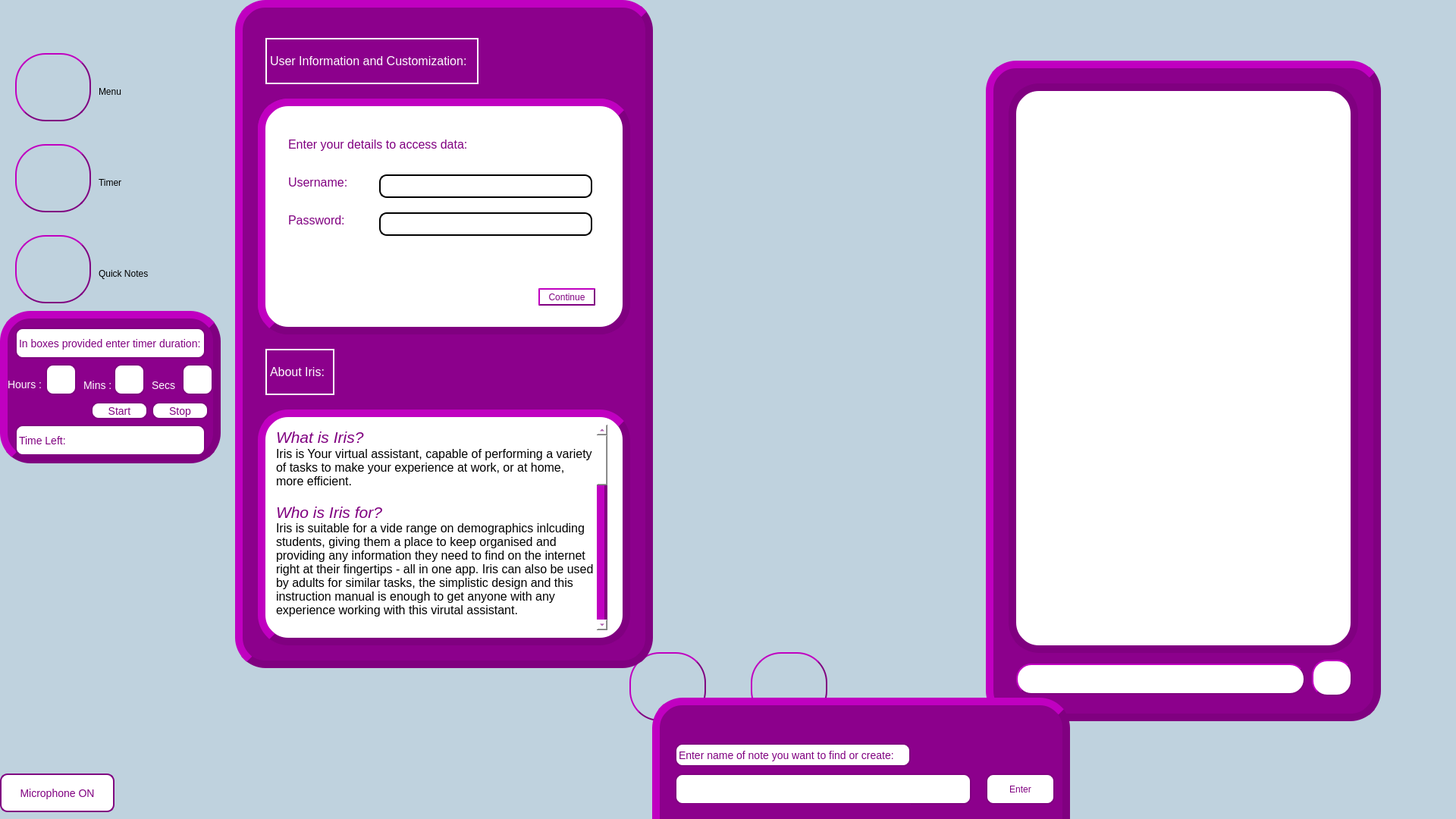
<?xml version="1.0" encoding="UTF-8"?>
<ui version="4.0">
 <class>MainWindow</class>
 <widget class="QMainWindow" name="MainWindow">
  <property name="enabled">
   <bool>true</bool>
  </property>
  <property name="geometry">
   <rect>
    <x>0</x>
    <y>0</y>
    <width>1920</width>
    <height>1080</height>
   </rect>
  </property>
  <property name="minimumSize">
   <size>
    <width>1920</width>
    <height>1080</height>
   </size>
  </property>
  <property name="maximumSize">
   <size>
    <width>1920</width>
    <height>1080</height>
   </size>
  </property>
  <property name="windowTitle">
   <string>MainWindow</string>
  </property>
  <property name="styleSheet">
   <string notr="true">background-color: rgb(191, 210, 222)</string>
  </property>
  <widget class="QWidget" name="centralwidget">
   <widget class="QLabel" name="label">
    <property name="geometry">
     <rect>
      <x>860</x>
      <y>130</y>
      <width>201</width>
      <height>641</height>
     </rect>
    </property>
    <property name="text">
     <string/>
    </property>
    <property name="pixmap">
     <pixmap>images/idle.png</pixmap>
    </property>
    <property name="scaledContents">
     <bool>true</bool>
    </property>
   </widget>
   <widget class="QLabel" name="statusText">
    <property name="geometry">
     <rect>
      <x>840</x>
      <y>790</y>
      <width>241</width>
      <height>41</height>
     </rect>
    </property>
    <property name="styleSheet">
     <string notr="true">font: 75 28pt &quot;Rockwell&quot;;</string>
    </property>
    <property name="text">
     <string/>
    </property>
   </widget>
   <widget class="QPushButton" name="micButton">
    <property name="geometry">
     <rect>
      <x>830</x>
      <y>860</y>
      <width>101</width>
      <height>91</height>
     </rect>
    </property>
    <property name="styleSheet">
     <string notr="true">QPushButton {
	background-color: rgb(191, 210, 222);
	border-style: outset;
	border-width: 2px;
	border-radius: 40px;
	border-color: rgb(128, 0, 128);
	color: rgb(128, 0, 128);
}

QPushButton:hover {
	background-color: rgb(160, 175, 185);
}

QPushButton:pressed {
	background-color: rgb(160rgb(94, 103, 109), 175, 185);
}


</string>
    </property>
    <property name="text">
     <string/>
    </property>
    <property name="icon">
     <iconset>
      <normaloff>images/microphone.png</normaloff>images/microphone.png</iconset>
    </property>
    <property name="iconSize">
     <size>
      <width>64</width>
      <height>64</height>
     </size>
    </property>
   </widget>
   <widget class="QPushButton" name="chatButton">
    <property name="geometry">
     <rect>
      <x>990</x>
      <y>860</y>
      <width>101</width>
      <height>91</height>
     </rect>
    </property>
    <property name="styleSheet">
     <string notr="true">QPushButton {
	background-color: rgb(191, 210, 222);
	border-style: outset;
	border-width: 2px;
	border-radius: 40px;
	border-color: rgb(128, 0, 128);
	color: rgb(128, 0, 128);
}

QPushButton:hover {
	background-color: rgb(160, 175, 185);
}

QPushButton:pressed {
	background-color: rgb(160rgb(94, 103, 109), 175, 185);
}


</string>
    </property>
    <property name="text">
     <string/>
    </property>
    <property name="icon">
     <iconset>
      <normaloff>images/chat.png</normaloff>images/chat.png</iconset>
    </property>
    <property name="iconSize">
     <size>
      <width>64</width>
      <height>64</height>
     </size>
    </property>
    <property name="checkable">
     <bool>false</bool>
    </property>
   </widget>
   <widget class="QPushButton" name="menuButton">
    <property name="geometry">
     <rect>
      <x>20</x>
      <y>70</y>
      <width>100</width>
      <height>90</height>
     </rect>
    </property>
    <property name="styleSheet">
     <string notr="true">QPushButton {
	background-color: rgb(191, 210, 222);
	border-style: outset;
	border-width: 2px;
	border-radius: 40px;
	border-color: rgb(128, 0, 128);
	color: rgb(128, 0, 128);
}

QPushButton:hover {
	background-color: rgb(160, 175, 185);
}

QPushButton:pressed {
	background-color: rgb(160rgb(94, 103, 109), 175, 185);
}


</string>
    </property>
    <property name="text">
     <string/>
    </property>
    <property name="icon">
     <iconset>
      <normaloff>images/menu.png</normaloff>images/menu.png</iconset>
    </property>
    <property name="iconSize">
     <size>
      <width>64</width>
      <height>64</height>
     </size>
    </property>
   </widget>
   <widget class="QPushButton" name="timerButton">
    <property name="geometry">
     <rect>
      <x>20</x>
      <y>190</y>
      <width>100</width>
      <height>90</height>
     </rect>
    </property>
    <property name="styleSheet">
     <string notr="true">QPushButton {
	background-color: rgb(191, 210, 222);
	border-style: outset;
	border-width: 2px;
	border-radius: 40px;
	border-color: rgb(128, 0, 128);
	color: rgb(128, 0, 128);
}

QPushButton:hover {
	background-color: rgb(160, 175, 185);
}

QPushButton:pressed {
	background-color: rgb(160rgb(94, 103, 109), 175, 185);
}


</string>
    </property>
    <property name="text">
     <string/>
    </property>
    <property name="icon">
     <iconset>
      <normaloff>images/timer.png</normaloff>images/timer.png</iconset>
    </property>
    <property name="iconSize">
     <size>
      <width>64</width>
      <height>64</height>
     </size>
    </property>
   </widget>
   <widget class="QPushButton" name="notesButton">
    <property name="geometry">
     <rect>
      <x>20</x>
      <y>310</y>
      <width>100</width>
      <height>90</height>
     </rect>
    </property>
    <property name="styleSheet">
     <string notr="true">QPushButton {
	background-color: rgb(191, 210, 222);
	border-style: outset;
	border-width: 2px;
	border-radius: 40px;
	border-color: rgb(128, 0, 128);
	color: rgb(128, 0, 128);
}

QPushButton:hover {
	background-color: rgb(160, 175, 185);
}

QPushButton:pressed {
	background-color: rgb(160rgb(94, 103, 109), 175, 185);
}


</string>
    </property>
    <property name="text">
     <string/>
    </property>
    <property name="icon">
     <iconset>
      <normaloff>images/quick notes.png</normaloff>images/quick notes.png</iconset>
    </property>
    <property name="iconSize">
     <size>
      <width>128</width>
      <height>128</height>
     </size>
    </property>
   </widget>
   <widget class="QLabel" name="menuLabel">
    <property name="geometry">
     <rect>
      <x>130</x>
      <y>100</y>
      <width>91</width>
      <height>41</height>
     </rect>
    </property>
    <property name="styleSheet">
     <string notr="true">font: 75 bold 20pt &quot;Rockwell&quot;;</string>
    </property>
    <property name="text">
     <string>Menu</string>
    </property>
   </widget>
   <widget class="QLabel" name="timerLabel">
    <property name="geometry">
     <rect>
      <x>130</x>
      <y>220</y>
      <width>91</width>
      <height>41</height>
     </rect>
    </property>
    <property name="styleSheet">
     <string notr="true">font: 75 bold 20pt &quot;Rockwell&quot;;</string>
    </property>
    <property name="text">
     <string>Timer</string>
    </property>
   </widget>
   <widget class="QLabel" name="timerLabel_2">
    <property name="geometry">
     <rect>
      <x>130</x>
      <y>340</y>
      <width>171</width>
      <height>41</height>
     </rect>
    </property>
    <property name="styleSheet">
     <string notr="true">font: 75 bold 20pt &quot;Rockwell&quot;;</string>
    </property>
    <property name="text">
     <string>Quick Notes</string>
    </property>
   </widget>
   <widget class="QFrame" name="frame">
    <property name="geometry">
     <rect>
      <x>390</x>
      <y>10</y>
      <width>451</width>
      <height>521</height>
     </rect>
    </property>
    <property name="styleSheet">
     <string notr="true">background-color: rgb(191, 210, 222);
border-style: outset;
border-width: 2px;
border-radius: 40px;
border-color: rgb(128, 0, 128);
color: rgb(128, 0, 128);</string>
    </property>
    <property name="frameShape">
     <enum>QFrame::StyledPanel</enum>
    </property>
    <property name="frameShadow">
     <enum>QFrame::Raised</enum>
    </property>
    <widget class="QLabel" name="label_2">
     <property name="geometry">
      <rect>
       <x>20</x>
       <y>20</y>
       <width>221</width>
       <height>61</height>
      </rect>
     </property>
     <property name="styleSheet">
      <string notr="true">font: 75 26pt &quot;Rockwell&quot;;
text-decoration: underline;
border: none</string>
     </property>
     <property name="text">
      <string>TO-DO LIST: </string>
     </property>
    </widget>
    <widget class="QPlainTextEdit" name="todoEdit">
     <property name="geometry">
      <rect>
       <x>13</x>
       <y>80</y>
       <width>421</width>
       <height>371</height>
      </rect>
     </property>
     <property name="styleSheet">
      <string notr="true">border: none;
font: 14pt &quot;MS Shell Dlg 2&quot;;
color: black
</string>
     </property>
     <property name="readOnly">
      <bool>true</bool>
     </property>
     <property name="plainText">
      <string/>
     </property>
    </widget>
    <widget class="QPushButton" name="clearTodo">
     <property name="geometry">
      <rect>
       <x>350</x>
       <y>480</y>
       <width>75</width>
       <height>23</height>
      </rect>
     </property>
     <property name="styleSheet">
      <string notr="true">QPushButton:hover {
	background-color: rgb(160, 175, 185);
}

QPushButton:pressed {
	background-color: rgb(160rgb(94, 103, 109), 175, 185);
}</string>
     </property>
     <property name="text">
      <string>Clear List</string>
     </property>
    </widget>
    <widget class="QPushButton" name="addToTodo">
     <property name="geometry">
      <rect>
       <x>350</x>
       <y>450</y>
       <width>75</width>
       <height>23</height>
      </rect>
     </property>
     <property name="styleSheet">
      <string notr="true">QPushButton:hover {
	background-color: rgb(160, 175, 185);
}

QPushButton:pressed {
	background-color: rgb(160rgb(94, 103, 109), 175, 185);
}</string>
     </property>
     <property name="text">
      <string>Add</string>
     </property>
    </widget>
    <widget class="QWidget" name="verticalLayoutWidget">
     <property name="geometry">
      <rect>
       <x>10</x>
       <y>80</y>
       <width>431</width>
       <height>361</height>
      </rect>
     </property>
     <layout class="QVBoxLayout" name="todoLayout">
      <property name="spacing">
       <number>0</number>
      </property>
      <property name="leftMargin">
       <number>1</number>
      </property>
      <property name="topMargin">
       <number>1</number>
      </property>
      <property name="rightMargin">
       <number>1</number>
      </property>
      <property name="bottomMargin">
       <number>1</number>
      </property>
     </layout>
    </widget>
    <widget class="QLineEdit" name="lineEdit">
     <property name="geometry">
      <rect>
       <x>10</x>
       <y>460</y>
       <width>331</width>
       <height>31</height>
      </rect>
     </property>
     <property name="styleSheet">
      <string notr="true">background-color: white;  /* White background */
border: 2px solid;        /* Border with default color */
border-radius: 10px;      /* Rounded edges */
border-color: rgb(128, 0, 128);
padding: 5px;</string>
     </property>
     <property name="text">
      <string/>
     </property>
    </widget>
   </widget>
   <widget class="QFrame" name="chatFrame">
    <property name="geometry">
     <rect>
      <x>1300</x>
      <y>80</y>
      <width>521</width>
      <height>871</height>
     </rect>
    </property>
    <property name="styleSheet">
     <string notr="true">background-color:rgb(140, 0, 140);
border-style: outset;
border-width: 10px;
border-radius: 40px;
border-color: rgb(128, 0, 128);
color: rgb(128, 0, 128);</string>
    </property>
    <property name="frameShape">
     <enum>QFrame::StyledPanel</enum>
    </property>
    <property name="frameShadow">
     <enum>QFrame::Raised</enum>
    </property>
    <widget class="QFrame" name="innerFrame">
     <property name="geometry">
      <rect>
       <x>30</x>
       <y>30</y>
       <width>461</width>
       <height>751</height>
      </rect>
     </property>
     <property name="styleSheet">
      <string notr="true">background-color: white;
border-style: solid;
border-width: 10px;
border-radius: 40px;
border-color: none</string>
     </property>
     <property name="frameShape">
      <enum>QFrame::StyledPanel</enum>
     </property>
     <property name="frameShadow">
      <enum>QFrame::Raised</enum>
     </property>
     <widget class="QTextBrowser" name="chat">
      <property name="geometry">
       <rect>
        <x>20</x>
        <y>20</y>
        <width>421</width>
        <height>711</height>
       </rect>
      </property>
      <property name="styleSheet">
       <string notr="true">border: none;
font-size: 16px;
color: black;
background-color: white;</string>
      </property>
     </widget>
    </widget>
    <widget class="QLineEdit" name="userEntry">
     <property name="geometry">
      <rect>
       <x>40</x>
       <y>795</y>
       <width>381</width>
       <height>41</height>
      </rect>
     </property>
     <property name="styleSheet">
      <string notr="true">background-color:white;
border-style: outset;
border-width: 2px;
border-radius: 20px;
border-color: rgb(128, 0, 128);
color: rgb(128, 0, 128);
font-size: 14px</string>
     </property>
     <property name="text">
      <string/>
     </property>
    </widget>
    <widget class="QPushButton" name="sendButton">
     <property name="geometry">
      <rect>
       <x>430</x>
       <y>790</y>
       <width>53</width>
       <height>48</height>
      </rect>
     </property>
     <property name="styleSheet">
      <string notr="true">QPushButton {
	background-color: rgb(255, 255, 255);
	border-style: outset;
	border-width: 2px;
	border-radius: 20px;
	border-color: rgb(128, 0, 128);
	color: rgb(128, 0, 128);
}

QPushButton:hover {
	background-color: rgb(160, 175, 185);
}

QPushButton:pressed {
	background-color: rgb(160rgb(94, 103, 109), 175, 185);
}


</string>
     </property>
     <property name="text">
      <string/>
     </property>
     <property name="icon">
      <iconset>
       <normaloff>images/sendChat.png</normaloff>images/sendChat.png</iconset>
     </property>
     <property name="iconSize">
      <size>
       <width>32</width>
       <height>32</height>
      </size>
     </property>
    </widget>
   </widget>
   <widget class="QLabel" name="user">
    <property name="geometry">
     <rect>
      <x>10</x>
      <y>10</y>
      <width>211</width>
      <height>16</height>
     </rect>
    </property>
    <property name="styleSheet">
     <string notr="true">font-size: 13px;
</string>
    </property>
    <property name="text">
     <string/>
    </property>
   </widget>
   <widget class="QFrame" name="notes">
    <property name="geometry">
     <rect>
      <x>860</x>
      <y>920</y>
      <width>551</width>
      <height>681</height>
     </rect>
    </property>
    <property name="styleSheet">
     <string notr="true">background-color:rgb(140, 0, 140);
border-style: outset;
border-width: 10px;
border-radius: 40px;
border-color: rgb(128, 0, 128);
color: rgb(128, 0, 128);</string>
    </property>
    <property name="frameShape">
     <enum>QFrame::StyledPanel</enum>
    </property>
    <property name="frameShadow">
     <enum>QFrame::Raised</enum>
    </property>
    <widget class="QLineEdit" name="inputNote">
     <property name="geometry">
      <rect>
       <x>30</x>
       <y>100</y>
       <width>391</width>
       <height>41</height>
      </rect>
     </property>
     <property name="styleSheet">
      <string notr="true">border:solid;
border-width:2px;
border-radius: 10px;
border-color: rgb(128, 0, 128);
background-color: white;
font-size:14px;</string>
     </property>
    </widget>
    <widget class="QPushButton" name="enterButton">
     <property name="geometry">
      <rect>
       <x>440</x>
       <y>100</y>
       <width>91</width>
       <height>41</height>
      </rect>
     </property>
     <property name="styleSheet">
      <string notr="true">QPushButton{
border:solid;
border-width:2px;
border-radius: 10px;
border-color: rgb(128, 0, 128);
background-color: white;
}

QPushButton:hover {
	background-color: rgb(160, 175, 185);
}

QPushButton:pressed {
	background-color: rgb(160rgb(94, 103, 109), 175, 185);
}


</string>
     </property>
     <property name="text">
      <string>Enter</string>
     </property>
    </widget>
    <widget class="QPlainTextEdit" name="displayNote">
     <property name="geometry">
      <rect>
       <x>30</x>
       <y>170</y>
       <width>491</width>
       <height>451</height>
      </rect>
     </property>
     <property name="styleSheet">
      <string notr="true">border:solid;
border-width:2px;
border-radius: 10px;
border-color: rgb(128, 0, 128);
background-color: white;
font-size:14px;</string>
     </property>
    </widget>
    <widget class="QLabel" name="label_6">
     <property name="geometry">
      <rect>
       <x>30</x>
       <y>60</y>
       <width>311</width>
       <height>31</height>
      </rect>
     </property>
     <property name="styleSheet">
      <string notr="true">border:solid;
border-width:2px;
border-radius: 10px;
border-color: rgb(128, 0, 128);
background-color: white;
font-size: 14px;</string>
     </property>
     <property name="text">
      <string>Enter name of note you want to find or create:</string>
     </property>
    </widget>
    <widget class="QPushButton" name="saveButton">
     <property name="geometry">
      <rect>
       <x>420</x>
       <y>630</y>
       <width>91</width>
       <height>41</height>
      </rect>
     </property>
     <property name="styleSheet">
      <string notr="true">QPushButton {
border:solid;
border-width:2px;
border-radius: 10px;
border-color: rgb(128, 0, 128);
background-color: white;
}


QPushButton:hover {
	background-color: rgb(160, 175, 185);
}

QPushButton:pressed {
	background-color: rgb(160rgb(94, 103, 109), 175, 185);
}


</string>
     </property>
     <property name="text">
      <string>Save</string>
     </property>
    </widget>
    <widget class="QLabel" name="notice">
     <property name="geometry">
      <rect>
       <x>30</x>
       <y>140</y>
       <width>311</width>
       <height>31</height>
      </rect>
     </property>
     <property name="styleSheet">
      <string notr="true">border:none;
background-color: rgb(140, 0, 140);
font-size: 14px;
color: white;</string>
     </property>
     <property name="text">
      <string/>
     </property>
    </widget>
   </widget>
   <widget class="QWidget" name="timer" native="true">
    <property name="geometry">
     <rect>
      <x>0</x>
      <y>410</y>
      <width>291</width>
      <height>201</height>
     </rect>
    </property>
    <property name="styleSheet">
     <string notr="true">background-color:rgb(140, 0, 140);
border-style: outset;
border-width: 10px;
border-radius: 40px;
border-color: rgb(128, 0, 128);
color: rgb(128, 0, 128);</string>
    </property>
    <widget class="QLabel" name="label_7">
     <property name="geometry">
      <rect>
       <x>20</x>
       <y>22</y>
       <width>251</width>
       <height>41</height>
      </rect>
     </property>
     <property name="styleSheet">
      <string notr="true">border:solid;
border-width:2px;
border-radius: 10px;
border-color: rgb(128, 0, 128);
background-color: white;
font-size: 14px;</string>
     </property>
     <property name="text">
      <string>In boxes provided enter timer duration:</string>
     </property>
    </widget>
    <widget class="QLineEdit" name="hours">
     <property name="geometry">
      <rect>
       <x>60</x>
       <y>70</y>
       <width>41</width>
       <height>41</height>
      </rect>
     </property>
     <property name="styleSheet">
      <string notr="true">border:solid;
border-width:2px;
border-radius: 10px;
border-color: rgb(128, 0, 128);
background-color: white;
font-size: 14px;</string>
     </property>
     <property name="text">
      <string/>
     </property>
    </widget>
    <widget class="QLineEdit" name="minutes">
     <property name="geometry">
      <rect>
       <x>150</x>
       <y>70</y>
       <width>41</width>
       <height>41</height>
      </rect>
     </property>
     <property name="styleSheet">
      <string notr="true">border:solid;
border-width:2px;
border-radius: 10px;
border-color: rgb(128, 0, 128);
background-color: white;
font-size: 14px;</string>
     </property>
     <property name="text">
      <string/>
     </property>
    </widget>
    <widget class="QLabel" name="label_8">
     <property name="geometry">
      <rect>
       <x>10</x>
       <y>90</y>
       <width>47</width>
       <height>13</height>
      </rect>
     </property>
     <property name="styleSheet">
      <string notr="true">border:none;
border-color: rgb(128, 0, 128);
background-color: rgb(140, 0, 140);
font-size: 14px;
color: white;</string>
     </property>
     <property name="text">
      <string>Hours :</string>
     </property>
    </widget>
    <widget class="QLabel" name="label_9">
     <property name="geometry">
      <rect>
       <x>110</x>
       <y>90</y>
       <width>41</width>
       <height>16</height>
      </rect>
     </property>
     <property name="styleSheet">
      <string notr="true">border:none;
border-color: rgb(128, 0, 128);
background-color: rgb(140, 0, 140);
font-size: 14px;
color: white;</string>
     </property>
     <property name="text">
      <string>Mins :</string>
     </property>
    </widget>
    <widget class="QPushButton" name="timerStart">
     <property name="geometry">
      <rect>
       <x>120</x>
       <y>120</y>
       <width>75</width>
       <height>23</height>
      </rect>
     </property>
     <property name="styleSheet">
      <string notr="true">QPushButton {
border:solid;
border-width:2px;
border-radius: 10px;
border-color: rgb(128, 0, 128);
background-color: white;
font-size: 14px;
}


QPushButton:hover {
	background-color: rgb(160, 175, 185);
}

QPushButton:pressed {
	background-color: rgb(94, 103, 109);
}


</string>
     </property>
     <property name="text">
      <string>Start</string>
     </property>
    </widget>
    <widget class="QPushButton" name="timerStop">
     <property name="geometry">
      <rect>
       <x>200</x>
       <y>120</y>
       <width>75</width>
       <height>23</height>
      </rect>
     </property>
     <property name="styleSheet">
      <string notr="true">QPushButton {
border:solid;
border-width:2px;
border-radius: 10px;
border-color: rgb(128, 0, 128);
background-color: white;
font-size: 14px;
}


QPushButton:hover {
	background-color: rgb(160, 175, 185);
}

QPushButton:pressed {
	background-color: rgb(94, 103, 109);
}


</string>
     </property>
     <property name="text">
      <string>Stop</string>
     </property>
    </widget>
    <widget class="QLabel" name="label_10">
     <property name="geometry">
      <rect>
       <x>200</x>
       <y>90</y>
       <width>31</width>
       <height>16</height>
      </rect>
     </property>
     <property name="styleSheet">
      <string notr="true">border:none;
border-color: rgb(128, 0, 128);
background-color: rgb(140, 0, 140);
font-size: 14px;
color: white;</string>
     </property>
     <property name="text">
      <string>Secs:</string>
     </property>
    </widget>
    <widget class="QLineEdit" name="seconds">
     <property name="geometry">
      <rect>
       <x>240</x>
       <y>70</y>
       <width>41</width>
       <height>41</height>
      </rect>
     </property>
     <property name="styleSheet">
      <string notr="true">border:solid;
border-width:2px;
border-radius: 10px;
border-color: rgb(128, 0, 128);
background-color: white;
font-size: 14px;</string>
     </property>
     <property name="text">
      <string/>
     </property>
    </widget>
    <widget class="QLabel" name="remainTime">
     <property name="geometry">
      <rect>
       <x>20</x>
       <y>150</y>
       <width>251</width>
       <height>41</height>
      </rect>
     </property>
     <property name="styleSheet">
      <string notr="true">border:solid;
border-width:2px;
border-radius: 10px;
border-color: rgb(128, 0, 128);
background-color: white;
font-size: 14px;</string>
     </property>
     <property name="text">
      <string>Time Left:</string>
     </property>
    </widget>
   </widget>
   <widget class="QPushButton" name="micMuteButton">
    <property name="geometry">
     <rect>
      <x>0</x>
      <y>1020</y>
      <width>151</width>
      <height>51</height>
     </rect>
    </property>
    <property name="styleSheet">
     <string notr="true">QPushButton{
border:solid;
border-width:2px;
border-radius: 10px;
border-color: rgb(128, 0, 128);
background-color: white;
font-size: 14px;
color: rgb(128, 0, 128);
}

QPushButton:hover {
	background-color: rgb(160, 175, 185);
}

QPushButton:pressed {
	background-color: rgb(160rgb(94, 103, 109), 175, 185);
}
</string>
    </property>
    <property name="text">
     <string>Microphone ON</string>
    </property>
   </widget>
   <widget class="QFrame" name="menuTab">
    <property name="geometry">
     <rect>
      <x>310</x>
      <y>0</y>
      <width>551</width>
      <height>881</height>
     </rect>
    </property>
    <property name="styleSheet">
     <string notr="true">background-color:rgb(140, 0, 140);
border-style: outset;
border-width: 10px;
border-radius: 40px;
border-color: rgb(128, 0, 128);
color: rgb(128, 0, 128);</string>
    </property>
    <property name="frameShape">
     <enum>QFrame::StyledPanel</enum>
    </property>
    <property name="frameShadow">
     <enum>QFrame::Raised</enum>
    </property>
    <widget class="QLabel" name="label_3">
     <property name="geometry">
      <rect>
       <x>40</x>
       <y>50</y>
       <width>281</width>
       <height>61</height>
      </rect>
     </property>
     <property name="styleSheet">
      <string notr="true">border: solid; 
border-width: 2px;
border-color: white;
color: white;
font-size: 16px;
</string>
     </property>
     <property name="text">
      <string>User Information and Customization:</string>
     </property>
    </widget>
    <widget class="QLabel" name="label_4">
     <property name="geometry">
      <rect>
       <x>40</x>
       <y>460</y>
       <width>91</width>
       <height>61</height>
      </rect>
     </property>
     <property name="styleSheet">
      <string notr="true">border: solid; 
border-width: 2px;
border-color: white;
color: white;
font-size: 16px;
</string>
     </property>
     <property name="text">
      <string>About Iris:</string>
     </property>
    </widget>
    <widget class="QFrame" name="frame_3">
     <property name="geometry">
      <rect>
       <x>30</x>
       <y>130</y>
       <width>491</width>
       <height>311</height>
      </rect>
     </property>
     <property name="styleSheet">
      <string notr="true">background-color: white</string>
     </property>
     <property name="frameShape">
      <enum>QFrame::StyledPanel</enum>
     </property>
     <property name="frameShadow">
      <enum>QFrame::Raised</enum>
     </property>
     <widget class="QLabel" name="yourUsername">
      <property name="geometry">
       <rect>
        <x>20</x>
        <y>90</y>
        <width>111</width>
        <height>41</height>
       </rect>
      </property>
      <property name="styleSheet">
       <string notr="true">border: none;
font-size: 16px</string>
      </property>
      <property name="text">
       <string>Your username</string>
      </property>
     </widget>
     <widget class="QLabel" name="yourUsername_2">
      <property name="geometry">
       <rect>
        <x>20</x>
        <y>140</y>
        <width>111</width>
        <height>41</height>
       </rect>
      </property>
      <property name="styleSheet">
       <string notr="true">border: none;
font-size: 16px</string>
      </property>
      <property name="text">
       <string>Your password</string>
      </property>
     </widget>
     <widget class="QLabel" name="yourUsername_3">
      <property name="geometry">
       <rect>
        <x>20</x>
        <y>40</y>
        <width>111</width>
        <height>41</height>
       </rect>
      </property>
      <property name="styleSheet">
       <string notr="true">border: none;
font-size: 16px</string>
      </property>
      <property name="text">
       <string>Your nickname</string>
      </property>
     </widget>
     <widget class="QPushButton" name="saveChanges">
      <property name="geometry">
       <rect>
        <x>370</x>
        <y>240</y>
        <width>91</width>
        <height>31</height>
       </rect>
      </property>
      <property name="styleSheet">
       <string notr="true">QPushButton {
	background-color: white;
	border-style: outset;
	border-width: 2px;
	border-radius: 40px;
	border-color: rgb(128, 0, 128);
	color: rgb(128, 0, 128);
}

QPushButton:hover {
	background-color: rgb(160, 175, 185);
}

QPushButton:pressed {
	background-color: rgb(160rgb(94, 103, 109), 175, 185);
}


</string>
      </property>
      <property name="text">
       <string>Save Changes</string>
      </property>
     </widget>
     <widget class="QLineEdit" name="nickname">
      <property name="geometry">
       <rect>
        <x>160</x>
        <y>50</y>
        <width>281</width>
        <height>31</height>
       </rect>
      </property>
      <property name="styleSheet">
       <string notr="true">border: solid;
border-radius: 10px;
border-width: 2px;
font-size: 14px;
color: black</string>
      </property>
     </widget>
     <widget class="QLineEdit" name="usernameEdit">
      <property name="geometry">
       <rect>
        <x>160</x>
        <y>100</y>
        <width>281</width>
        <height>31</height>
       </rect>
      </property>
      <property name="styleSheet">
       <string notr="true">border: solid;
border-radius: 10px;
border-width: 2px;
font-size: 14px;
color: grey</string>
      </property>
      <property name="text">
       <string/>
      </property>
      <property name="readOnly">
       <bool>true</bool>
      </property>
     </widget>
     <widget class="QLineEdit" name="passwordEdit">
      <property name="geometry">
       <rect>
        <x>160</x>
        <y>150</y>
        <width>281</width>
        <height>31</height>
       </rect>
      </property>
      <property name="styleSheet">
       <string notr="true">border: solid;
border-radius: 10px;
border-width: 2px;
font-size: 14px;
color: grey</string>
      </property>
      <property name="readOnly">
       <bool>true</bool>
      </property>
     </widget>
     <widget class="QLabel" name="label_5">
      <property name="geometry">
       <rect>
        <x>210</x>
        <y>232</y>
        <width>111</width>
        <height>41</height>
       </rect>
      </property>
      <property name="styleSheet">
       <string notr="true">border: none;
color: red;
font-size: 14px</string>
      </property>
      <property name="text">
       <string/>
      </property>
     </widget>
     <widget class="QLabel" name="completeMessage">
      <property name="geometry">
       <rect>
        <x>140</x>
        <y>250</y>
        <width>231</width>
        <height>21</height>
       </rect>
      </property>
      <property name="styleSheet">
       <string notr="true">border: none;
font-size: 16px;
color: red</string>
      </property>
      <property name="text">
       <string/>
      </property>
     </widget>
     <widget class="QWidget" name="lanPanel" native="true">
      <property name="geometry">
       <rect>
        <x>20</x>
        <y>190</y>
        <width>331</width>
        <height>101</height>
       </rect>
      </property>
      <property name="styleSheet">
       <string notr="true">background-color:rgb(255, 255, 255);
border-style: outset;
border-width: 2px;
border-radius: 40px;
border-color: rgb(128, 0, 128);
color: rgb(128, 0, 128);</string>
      </property>
      <widget class="QLabel" name="lang_label">
       <property name="geometry">
        <rect>
         <x>20</x>
         <y>10</y>
         <width>251</width>
         <height>31</height>
        </rect>
       </property>
       <property name="styleSheet">
        <string notr="true">border:solid;
border-width:2px;
border-radius: 10px;
border-color: rgb(128, 0, 128);
background-color: white;
font-size: 12px;</string>
       </property>
       <property name="text">
        <string>Select a language:</string>
       </property>
      </widget>
      <widget class="QRadioButton" name="en">
       <property name="geometry">
        <rect>
         <x>20</x>
         <y>50</y>
         <width>121</width>
         <height>21</height>
        </rect>
       </property>
       <property name="styleSheet">
        <string notr="true">border: none;</string>
       </property>
       <property name="text">
        <string>English (default)</string>
       </property>
      </widget>
      <widget class="QRadioButton" name="es">
       <property name="geometry">
        <rect>
         <x>140</x>
         <y>50</y>
         <width>81</width>
         <height>21</height>
        </rect>
       </property>
       <property name="styleSheet">
        <string notr="true">border: none;</string>
       </property>
       <property name="text">
        <string>Spanish</string>
       </property>
      </widget>
      <widget class="QRadioButton" name="fr">
       <property name="geometry">
        <rect>
         <x>240</x>
         <y>50</y>
         <width>71</width>
         <height>21</height>
        </rect>
       </property>
       <property name="styleSheet">
        <string notr="true">border: none;</string>
       </property>
       <property name="text">
        <string>French</string>
       </property>
      </widget>
     </widget>
     <widget class="QFrame" name="securityCheck">
      <property name="geometry">
       <rect>
        <x>0</x>
        <y>0</y>
        <width>491</width>
        <height>311</height>
       </rect>
      </property>
      <property name="styleSheet">
       <string notr="true">background-color: white</string>
      </property>
      <property name="frameShape">
       <enum>QFrame::StyledPanel</enum>
      </property>
      <property name="frameShadow">
       <enum>QFrame::Raised</enum>
      </property>
      <widget class="QLabel" name="Passwordlabel">
       <property name="geometry">
        <rect>
         <x>40</x>
         <y>140</y>
         <width>111</width>
         <height>41</height>
        </rect>
       </property>
       <property name="styleSheet">
        <string notr="true">border: none;
font-size: 16px</string>
       </property>
       <property name="text">
        <string>Password:</string>
       </property>
      </widget>
      <widget class="QPushButton" name="continueButton">
       <property name="geometry">
        <rect>
         <x>370</x>
         <y>250</y>
         <width>75</width>
         <height>23</height>
        </rect>
       </property>
       <property name="styleSheet">
        <string notr="true">QPushButton {
	background-color: white;
	border-style: outset;
	border-width: 2px;
	border-radius: 40px;
	border-color: rgb(128, 0, 128);
	color: rgb(128, 0, 128);
}

QPushButton:hover {
	background-color: rgb(160, 175, 185);
}

QPushButton:pressed {
	background-color: rgb(160rgb(94, 103, 109), 175, 185);
}


</string>
       </property>
       <property name="text">
        <string>Continue</string>
       </property>
      </widget>
      <widget class="QLineEdit" name="passCheck">
       <property name="geometry">
        <rect>
         <x>160</x>
         <y>150</y>
         <width>281</width>
         <height>31</height>
        </rect>
       </property>
       <property name="styleSheet">
        <string notr="true">border: solid;
border-radius: 10px;
border-width: 2px;
font-size: 14px;
color: black</string>
       </property>
      </widget>
      <widget class="QLabel" name="errorMessage">
       <property name="geometry">
        <rect>
         <x>40</x>
         <y>190</y>
         <width>391</width>
         <height>41</height>
        </rect>
       </property>
       <property name="styleSheet">
        <string notr="true">border: none;
font-size: 14px;
color: red;</string>
       </property>
       <property name="text">
        <string/>
       </property>
      </widget>
      <widget class="QLabel" name="Passwordlabel_2">
       <property name="geometry">
        <rect>
         <x>40</x>
         <y>90</y>
         <width>111</width>
         <height>41</height>
        </rect>
       </property>
       <property name="styleSheet">
        <string notr="true">border: none;
font-size: 16px</string>
       </property>
       <property name="text">
        <string>Username: </string>
       </property>
      </widget>
      <widget class="QLineEdit" name="usernameCheck">
       <property name="geometry">
        <rect>
         <x>160</x>
         <y>100</y>
         <width>281</width>
         <height>31</height>
        </rect>
       </property>
       <property name="styleSheet">
        <string notr="true">border: solid;
border-radius: 10px;
border-width: 2px;
font-size: 14px;
color: black</string>
       </property>
      </widget>
      <widget class="QLabel" name="Passwordlabel_3">
       <property name="geometry">
        <rect>
         <x>40</x>
         <y>40</y>
         <width>271</width>
         <height>41</height>
        </rect>
       </property>
       <property name="styleSheet">
        <string notr="true">border: none;
font-size: 16px</string>
       </property>
       <property name="text">
        <string>Enter your details to access data:</string>
       </property>
      </widget>
     </widget>
    </widget>
    <widget class="QFrame" name="frame_4">
     <property name="geometry">
      <rect>
       <x>30</x>
       <y>540</y>
       <width>491</width>
       <height>311</height>
      </rect>
     </property>
     <property name="styleSheet">
      <string notr="true">background-color: white</string>
     </property>
     <property name="frameShape">
      <enum>QFrame::StyledPanel</enum>
     </property>
     <property name="frameShadow">
      <enum>QFrame::Raised</enum>
     </property>
     <widget class="QTextEdit" name="textEdit">
      <property name="geometry">
       <rect>
        <x>20</x>
        <y>20</y>
        <width>441</width>
        <height>271</height>
       </rect>
      </property>
      <property name="styleSheet">
       <string notr="true">border: none; 
font-size: 14px;
color: black</string>
      </property>
      <property name="readOnly">
       <bool>true</bool>
      </property>
      <property name="html">
       <string>&lt;!DOCTYPE HTML PUBLIC &quot;-//W3C//DTD HTML 4.0//EN&quot; &quot;http://www.w3.org/TR/REC-html40/strict.dtd&quot;&gt;
&lt;html&gt;&lt;head&gt;&lt;meta name=&quot;qrichtext&quot; content=&quot;1&quot; /&gt;&lt;style type=&quot;text/css&quot;&gt;
p, li { white-space: pre-wrap; }
&lt;/style&gt;&lt;/head&gt;&lt;body style=&quot; font-family:'.AppleSystemUIFont'; font-size:14px; font-weight:400; font-style:normal;&quot;&gt;
&lt;p style=&quot; margin-top:0px; margin-bottom:0px; margin-left:0px; margin-right:0px; -qt-block-indent:0; text-indent:0px;&quot;&gt;&lt;span style=&quot; font-family:'MS Shell Dlg 2'; font-size:16pt; font-style:italic; color:#800080;&quot;&gt;What is Iris?&lt;/span&gt;&lt;/p&gt;
&lt;p style=&quot; margin-top:0px; margin-bottom:0px; margin-left:0px; margin-right:0px; -qt-block-indent:0; text-indent:0px;&quot;&gt;&lt;span style=&quot; font-family:'MS Shell Dlg 2'; font-size:12pt;&quot;&gt;Iris is Your virtual assistant, capable of performing a variety of tasks to make your experience at work, or at home, more efficient.&lt;/span&gt;&lt;/p&gt;
&lt;p style=&quot; margin-top:0px; margin-bottom:0px; margin-left:0px; margin-right:0px; -qt-block-indent:0; text-indent:0px;&quot;&gt;&lt;span style=&quot; font-family:'MS Shell Dlg 2'; font-size:12pt;&quot;&gt; &lt;/span&gt;&lt;/p&gt;
&lt;p style=&quot; margin-top:0px; margin-bottom:0px; margin-left:0px; margin-right:0px; -qt-block-indent:0; text-indent:0px;&quot;&gt;&lt;span style=&quot; font-family:'MS Shell Dlg 2'; font-size:16pt; font-style:italic; color:#800080;&quot;&gt;Who is Iris for?&lt;/span&gt;&lt;span style=&quot; font-family:'MS Shell Dlg 2'; font-size:12pt;&quot;&gt;&lt;br /&gt;Iris is suitable for a vide range on demographics inlcuding students, giving them a place to keep organised and providing any information they need to find on the internet right at their fingertips - all in one app. Iris can also be used by adults for similar tasks, the simplistic design and this instruction manual is enough to get anyone with any experience working with this virutal assistant.&lt;/span&gt;&lt;/p&gt;
&lt;p style=&quot;-qt-paragraph-type:empty; margin-top:0px; margin-bottom:0px; margin-left:0px; margin-right:0px; -qt-block-indent:0; text-indent:0px; font-family:'MS Shell Dlg 2'; font-size:12pt;&quot;&gt;&lt;br /&gt;&lt;/p&gt;
&lt;p style=&quot; margin-top:0px; margin-bottom:0px; margin-left:0px; margin-right:0px; -qt-block-indent:0; text-indent:0px;&quot;&gt;&lt;span style=&quot; font-family:'MS Shell Dlg 2'; font-size:16pt; font-style:italic; color:#800080;&quot;&gt;What can Iris do?&lt;/span&gt;&lt;/p&gt;
&lt;p style=&quot; margin-top:0px; margin-bottom:0px; margin-left:0px; margin-right:0px; -qt-block-indent:0; text-indent:0px;&quot;&gt;&lt;span style=&quot; font-family:'MS Shell Dlg 2'; font-size:12pt; color:#000000;&quot;&gt;At the moment Iris is able to perform the following tasks: find quick answers and links for you, open any link you provide. Displaying your todo-list. Storing your notes. Setting a timer and providing a handy calendar. &lt;/span&gt;&lt;/p&gt;
&lt;p style=&quot; margin-top:0px; margin-bottom:0px; margin-left:0px; margin-right:0px; -qt-block-indent:0; text-indent:0px;&quot;&gt;&lt;span style=&quot; font-family:'MS Shell Dlg 2'; font-size:12pt; color:#000000;&quot;&gt;In addition, you are also able to change your Nickname and Location. (your location is only used to provide weather forecasts, you dont have to provide it to us, you are able to put &amp;quot;weather in ...&amp;quot; with the city name into chat and receive the weather anyway.&lt;br /&gt;To use the google search: type yout message into the chat window and sent it, if quick information is available then Iris will display it, if not, she will display links which youre able to copy and paste into the chat and the link will open. &lt;/span&gt;&lt;/p&gt;
&lt;p style=&quot; margin-top:0px; margin-bottom:0px; margin-left:0px; margin-right:0px; -qt-block-indent:0; text-indent:0px;&quot;&gt;&lt;span style=&quot; font-family:'MS Shell Dlg 2'; font-size:12pt; color:#000000;&quot;&gt;In addition, youre able to use the wakeword 'Iris' and speak your command to the assistant. If this is successful it will appear in chat and you will get a reply. In addition you can press the microphone button and ask your question. (list of commands is available at the bottom of this document)&lt;br /&gt;Finally the chat window is collapsable, meaning if you click the chat button the window will dissapear, if you click it again it will appear again.&lt;/span&gt;&lt;/p&gt;
&lt;p style=&quot;-qt-paragraph-type:empty; margin-top:0px; margin-bottom:0px; margin-left:0px; margin-right:0px; -qt-block-indent:0; text-indent:0px; font-family:'MS Shell Dlg 2'; font-size:12pt; color:#000000;&quot;&gt;&lt;br /&gt;&lt;/p&gt;
&lt;p style=&quot; margin-top:0px; margin-bottom:0px; margin-left:0px; margin-right:0px; -qt-block-indent:0; text-indent:0px;&quot;&gt;&lt;span style=&quot; font-family:'MS Shell Dlg 2'; font-size:12pt; color:#000000;&quot;&gt;Thank you for using the software.&lt;/span&gt;&lt;/p&gt;
&lt;p style=&quot;-qt-paragraph-type:empty; margin-top:0px; margin-bottom:0px; margin-left:0px; margin-right:0px; -qt-block-indent:0; text-indent:0px; font-family:'MS Shell Dlg 2'; font-size:12pt; color:#000000;&quot;&gt;&lt;br /&gt;&lt;/p&gt;
&lt;p style=&quot; margin-top:0px; margin-bottom:0px; margin-left:0px; margin-right:0px; -qt-block-indent:0; text-indent:0px;&quot;&gt;&lt;span style=&quot; font-family:'MS Shell Dlg 2'; font-size:16pt; font-style:italic; color:#800080;&quot;&gt;Using the Microphone: &lt;/span&gt;&lt;/p&gt;
&lt;p style=&quot; margin-top:0px; margin-bottom:0px; margin-left:0px; margin-right:0px; -qt-block-indent:0; text-indent:0px;&quot;&gt;&lt;span style=&quot; font-family:'MS Shell Dlg 2'; font-size:12pt; color:#000000;&quot;&gt;Iris is able to recognise a wake word 'Iris'. When the wake word is recognised you may speak the request which will apear in the chat window. All you have to do is send it and Iris will do the rest!&lt;/span&gt;&lt;/p&gt;
&lt;p style=&quot;-qt-paragraph-type:empty; margin-top:0px; margin-bottom:0px; margin-left:0px; margin-right:0px; -qt-block-indent:0; text-indent:0px; font-family:'MS Shell Dlg 2'; font-size:12pt; color:#000000;&quot;&gt;&lt;br /&gt;&lt;/p&gt;
&lt;p style=&quot; margin-top:0px; margin-bottom:0px; margin-left:0px; margin-right:0px; -qt-block-indent:0; text-indent:0px;&quot;&gt;&lt;span style=&quot; font-family:'MS Shell Dlg 2'; font-size:16pt; font-style:italic; color:#800080;&quot;&gt;Languages:&lt;/span&gt;&lt;/p&gt;
&lt;p style=&quot; margin-top:0px; margin-bottom:0px; margin-left:0px; margin-right:0px; -qt-block-indent:0; text-indent:0px;&quot;&gt;&lt;span style=&quot; font-family:'MS Shell Dlg 2'; font-size:12pt; color:#000000;&quot;&gt;Using the menu tab, in User Information and Customization you are able to select the language to use Iris with. This will change the chat window as well as allow You to speak to Iris in that language too!&lt;/span&gt;&lt;/p&gt;
&lt;p style=&quot;-qt-paragraph-type:empty; margin-top:0px; margin-bottom:0px; margin-left:0px; margin-right:0px; -qt-block-indent:0; text-indent:0px; font-family:'MS Shell Dlg 2'; font-size:12pt; color:#000000;&quot;&gt;&lt;br /&gt;&lt;/p&gt;&lt;/body&gt;&lt;/html&gt;</string>
      </property>
     </widget>
    </widget>
   </widget>
  </widget>
 </widget>
 <resources/>
 <connections/>
</ui>
